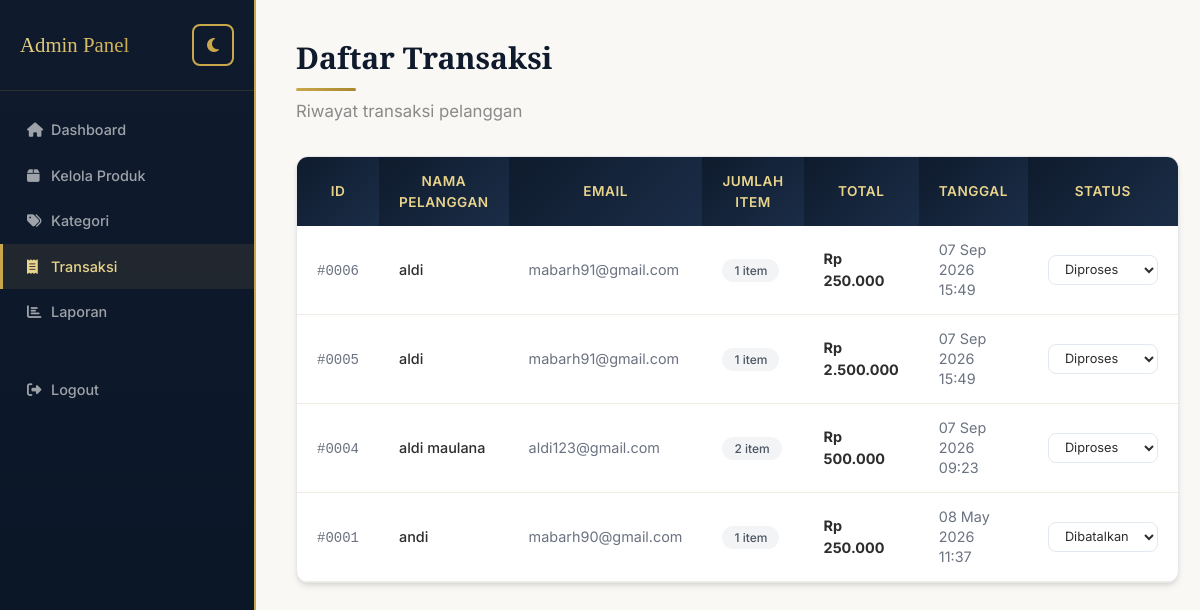
The app's page /admin/transactions.php (signed in) with its own data.
### tables this page shows
CREATE TABLE `transactions` (
  `id` int NOT NULL,
  `customer_name` varchar(100) DEFAULT NULL,
  `customer_email` varchar(100) DEFAULT NULL,
  `total` decimal(10,2) DEFAULT NULL,
  `date` datetime DEFAULT NULL,
  `customer_id` int DEFAULT NULL,
  `status` varchar(20) NOT NULL DEFAULT 'Baru'
);

### includes/db.php (called while the page is built, shortened)
<?php
function base_url($path = '') {
    return BASE_URL . '/' . ltrim($path, '/');
}
function url($path = '') {
    return htmlspecialchars(base_url($path));
}
function e($string) {
    return htmlspecialchars((string)$string, ENT_QUOTES, 'UTF-8');
}
function format_rupiah($number) {
    return 'Rp ' . number_format((float)$number, 0, ',', '.');
}
?>

### admin/transactions.php (the view, shortened to what this page needs)
<?php
include '../includes/db.php';
$result = $conn->query("SELECT * FROM transactions ORDER BY date DESC");
?>
<!DOCTYPE html>
<html lang="id">
<head>
    <script src="https://cdn.tailwindcss.com"></script>
    <link rel="stylesheet" href="<?php echo url('assets/css/style.css'); ?>?v=3">
    <link rel="stylesheet" href="https://cdnjs.cloudflare.com/ajax/libs/font-awesome/6.5.0/css/all.min.css">
</head>
<body class="bg-cream">
    <div class="flex min-h-screen">
        <?php $active_page = 'transactions'; include '../includes/admin_sidebar.php'; ?>
        <main class="flex-1 p-4 sm:p-6 lg:p-10">
            <div class="flex items-center gap-3 mb-8">
                <div>
                    <h1 class="section-title text-2xl sm:text-3xl">Daftar Transaksi</h1>
                    <p class="section-subtitle mt-2">Riwayat transaksi pelanggan</p>
                </div>
            </div>
            <div class="bg-white rounded-xl shadow-md border border-gold/10 overflow-hidden">
                <div class="overflow-x-auto">
                    <table class="table-premium w-full">
                        <thead>
                            <tr>
                                <th>ID</th>
                                <th>Nama Pelanggan</th>
                                <th>Email</th>
                                <th>Jumlah Item</th>
                                <th>Total</th>
                                <th>Tanggal</th>
                                <th>Status</th>
                            </tr>
                        </thead>
                        <tbody>
                            <?php
                            while($row = $result->fetch_assoc()) {
                                $stmt = $conn->prepare("SELECT SUM(qty) as total_items FROM transaction_details WHERE transaction_id = ?");
                                $stmt->bind_param("i", $row['id']);
                                $stmt->execute();
                                $items = $stmt->get_result()->fetch_assoc();
                                $totalItems = $items['total_items'] ?: 0;
                                echo '<tr>';
                                echo '<td><span class="font-mono text-sm text-gray-500">#' . str_pad($row['id'], 4, '0', STR_PAD_LEFT) . '</span></td>';
                                echo '<td><span class="font-medium text-navy">' . e($row['customer_name']) . '</span></td>';
                                echo '<td class="text-gray-500">' . e($row['customer_email']) . '</td>';
                                echo '<td><span class="px-3 py-1 bg-gray-100 text-gray-600 rounded-full text-xs font-medium">' . $totalItems . ' item</span></td>';
                                echo '<td><span class="font-bold text-gold-dark">' . format_rupiah($row['total']) . '</span></td>';
                                echo '<td class="text-gray-500 text-sm">' . date('d M Y H:i', strtotime($row['date'])) . '</td>';
                                echo '<td>';
                                echo '<form method="POST" action="' . url('admin/transactions') . '" class="flex items-center gap-2">';
                                echo '<select name="status" class="status-select" onchange="this.form.submit()">';
                                foreach (['Baru', 'Diproses', 'Dikirim', 'Selesai', 'Dibatalkan'] as $s) {
                                    $selected = ($s === $row['status']) ? 'selected' : '';
                                    echo '<option value="' . $s . '" ' . $selected . '>' . $s . '</option>';
                                }
                                echo '</select>';
                                echo '</form>';
                                echo '</td>';
                                echo '</tr>';
                            }
                            ?>
                        </tbody>
                    </table>
                </div>
            </div>
        </main>
    </div>
</body>
</html>

### assets/css/style.css (style rules this page uses)
:root { --navy: #0f1b2d; --navy-light: #1a2d47; --gold: #c9a84c; --gold-light: #e8d48b; --gold-dark: #a8882e; --cream: #faf8f5; --cream-dark: #f0ece4; --white: #ffffff; --charcoal: #2d2d2d; --text-muted: #8a8a8a; --shadow-sm: 0 2px 8px rgba(15, 27, 45, 0.06); --shadow-md: 0 4px 20px rgba(15, 27, 45, 0.08); --shadow-lg: 0 8px 40px rgba(15, 27, 45, 0.12); --shadow-gold: 0 4px 20px rgba(201, 168, 76, 0.25); --radius: 12px; --radius-lg: 20px; }
* { font-family: 'Inter', sans-serif; }
body { background-color: var(--cream); color: var(--charcoal); }
.section-title { font-family: 'Playfair Display', serif; font-weight: 700; color: var(--navy); position: relative; display: inline-block; }
.section-title::after { content: ''; display: block; width: 60px; height: 3px; background: linear-gradient(90deg, var(--gold), var(--gold-dark)); margin-top: 12px; border-radius: 2px; }
.section-subtitle { color: var(--text-muted); font-size: 1.05rem; }
.table-premium { width: 100%; border-collapse: separate; border-spacing: 0; }
.table-premium thead th { background: linear-gradient(135deg, var(--navy), var(--navy-light)); color: var(--gold-light); font-weight: 600; padding: 14px 20px; font-size: 0.85rem; text-transform: uppercase; letter-spacing: 0.5px; }
.table-premium thead th:first-child { border-radius: 8px 0 0 0; }
.table-premium thead th:last-child { border-radius: 0 8px 0 0; }
.table-premium tbody td { padding: 14px 20px; border-bottom: 1px solid #f0ece4; font-size: 0.9rem; }
.table-premium tbody tr { transition: all 0.2s ease; }
.table-premium tbody tr:last-child td:first-child { border-radius: 0 0 0 8px; }
.table-premium tbody tr:last-child td:last-child { border-radius: 0 0 8px 0; }

### admin/transactions.php (style rules this page uses)
.status-select { padding: 0.35rem 0.75rem; border: 1px solid #e2e8f0; border-radius: 0.5rem; font-size: 0.8rem; outline: none; background: white; cursor: pointer; }

### records on screen
transactions: id "0006", customer_name "aldi", customer_email "mabarh91@gmail.com", totalItems "1", total "Rp 250.000", date "07 Sep 2026 15:49"
transactions: id "0005", customer_name "aldi", customer_email "mabarh91@gmail.com", totalItems "1", total "Rp 2.500.000", date "07 Sep 2026 15:49"
transactions: id "0004", customer_name "aldi maulana", customer_email "aldi123@gmail.com", totalItems "2", total "Rp 500.000", date "07 Sep 2026 09:23"
transactions: id "0001", customer_name "andi", customer_email "mabarh90@gmail.com", totalItems "1", total "Rp 250.000", date "08 May 2026 11:37"

### other values on screen
form field status "Diproses"
form field status "Dibatalkan"
